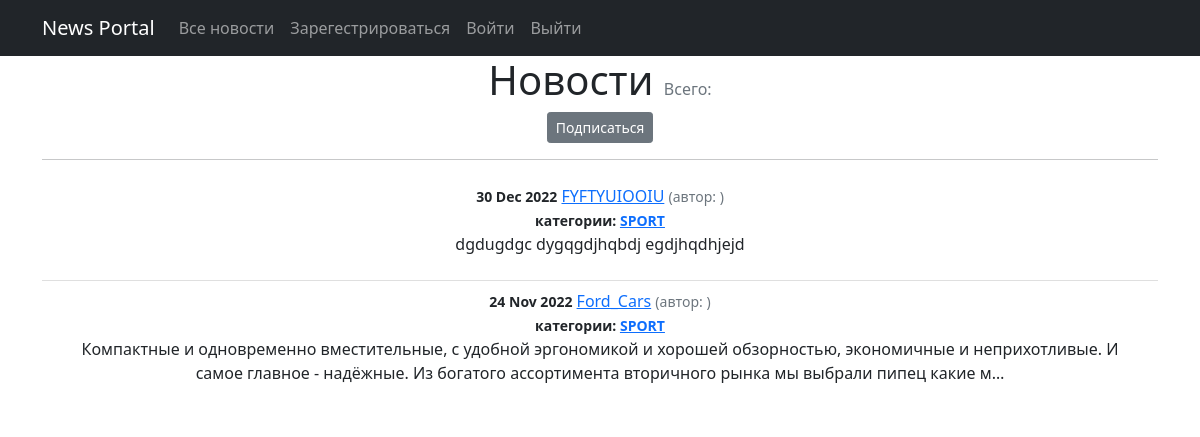
Page /news/categories/2 on the committed database.
### news/models.py (models this page shows, shortened)
class Post(models.Model):
    author = models.ForeignKey(Author, on_delete=models.CASCADE)
    ARTICLE = "AR"
    NEWS = "NW"
    CATEGORY_CHOICES = (
        (ARTICLE, "Статья"),
        (NEWS, "Новость")
    )
    categoryTypes = models.CharField(max_length=2, choices=CATEGORY_CHOICES, default=ARTICLE)
    dateCreation = models.DateTimeField(auto_now_add=True)
    title = models.CharField(max_length=256)
    text = models.TextField()
    rating = models.IntegerField(default=0)
    category = models.ManyToManyField(Category, through='PostCategory')

class Category(models.Model):
    name = models.CharField(max_length=64, unique=True)
    subscribers = models.ManyToManyField(User, related_name='categories')
    def __str__(self):
        return self.name

### news/views.py (the view)
# urls.py: path('categories/<int:pk>', CategoryListView.as_view(), name='category_list'),
class CategoryListView(ListView):
    model = Post
    template_name = 'category_list.html'
    context_object_name = 'category_news'
    def get_queryset(self):
        self.category = get_object_or_404(Category, id=self.kwargs['pk'])
        queryset = Post.objects.filter(category=self.category).order_by('-dateCreation')
        return queryset
    def get_context_data(self, **kwargs):
        context = super().get_context_data(**kwargs)
        context['is_not_subscribers'] = self.request.user not in self.category.subscribers.all()
        context['category'] = self.category
        return context

### news/templates/category_list.html (shortened to what this page needs)
{% extends 'flatpages/default.html' %}
{% load custom_filters %}
{% load custom_tags %}
{% block content %}
<h1 class="text-center">Новости <span class="text-muted fs-6 fw-normal">Всего: {{ page.obj.paginator.count }}</span></h1>
    {% if is_not_subscribers %}
        <p class="text-center"><a href="{% url 'subscribe' category.id%}" class="btn btn-secondary btn-sm">Подписаться</a></p>
    {% endif %}
<hr>
<ul class="list-group list-group-flush">
    {% for post in category_news%}
        <li class="list-group-item">
            <small class="fw-bold">{{post.dateCreation|date:'d M Y' }}</small>
            <a href="{% url 'post_detail' post.id %}">{{ post.title }}</a>
            <small class="text-muted">(автор: {{ post.author_user }})</small> <br>
            <small class="fw-bold">категории:
                {% for category in post.category.all %}
                    <a href="{% url 'category_list' category.id%}">{{ category }}</a>
                {% endfor %}
            </small>
            <p>{{post.text | truncatechars:210}}</p>
        </li>
    {% endfor %}
</ul>
{% endblock content %}

### rows in the picture
Post: dateCreation "30 Dec 2022", title "FYFTYUIOOIU", text "dgdugdgc dygqgdjhqbdj egdjhqdhjejd"
Category: name "SPORT"
Post: dateCreation "24 Nov 2022", title "Ford_Cars", text "Компактные и одновременно вместительные, с удобной эргономикой и хорошей обзорностью, экономичные и неприхотливые. И самое главное - надёжные. Из богатого ассортимента вторичного рынка мы выбрали пипец какие м…"
